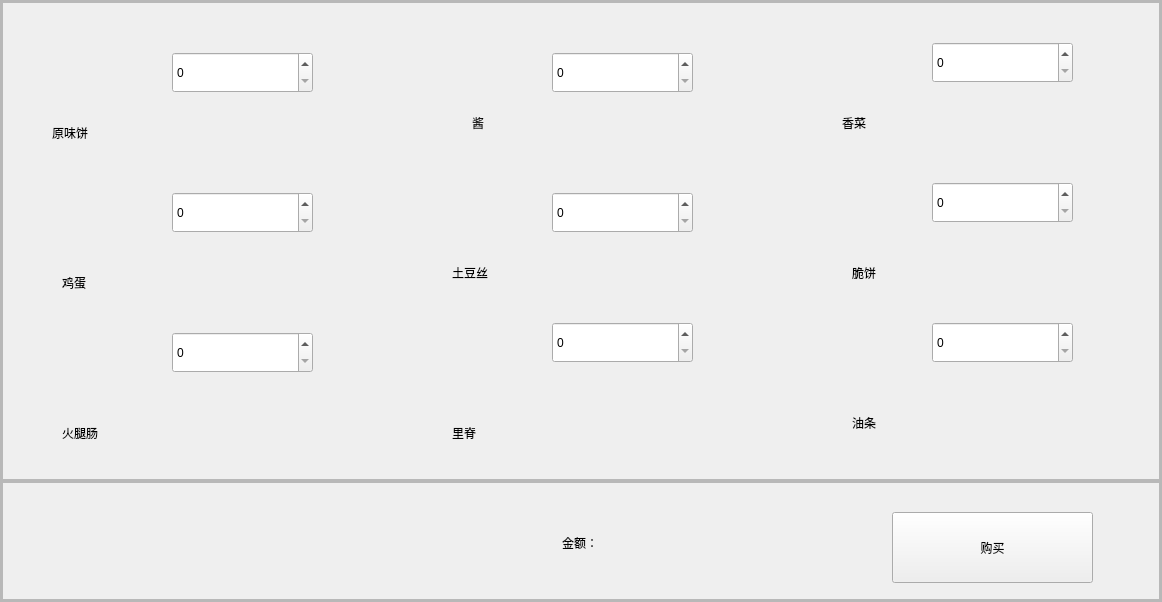
<?xml version="1.0" encoding="UTF-8"?>
<ui version="4.0">
 <class>BossGoBuy</class>
 <widget class="QWidget" name="BossGoBuy">
  <property name="geometry">
   <rect>
    <x>0</x>
    <y>0</y>
    <width>1162</width>
    <height>602</height>
   </rect>
  </property>
  <property name="minimumSize">
   <size>
    <width>1162</width>
    <height>602</height>
   </size>
  </property>
  <property name="windowTitle">
   <string>Form</string>
  </property>
  <layout class="QVBoxLayout" name="verticalLayout_2">
   <property name="spacing">
    <number>0</number>
   </property>
   <property name="leftMargin">
    <number>0</number>
   </property>
   <property name="topMargin">
    <number>0</number>
   </property>
   <property name="rightMargin">
    <number>0</number>
   </property>
   <property name="bottomMargin">
    <number>0</number>
   </property>
   <item>
    <widget class="QFrame" name="frame">
     <property name="frameShape">
      <enum>QFrame::StyledPanel</enum>
     </property>
     <property name="frameShadow">
      <enum>QFrame::Raised</enum>
     </property>
     <layout class="QVBoxLayout" name="verticalLayout" stretch="4,1">
      <property name="spacing">
       <number>0</number>
      </property>
      <property name="leftMargin">
       <number>0</number>
      </property>
      <property name="topMargin">
       <number>0</number>
      </property>
      <property name="rightMargin">
       <number>0</number>
      </property>
      <property name="bottomMargin">
       <number>0</number>
      </property>
      <item>
       <widget class="QFrame" name="frame_2">
        <property name="frameShape">
         <enum>QFrame::StyledPanel</enum>
        </property>
        <property name="frameShadow">
         <enum>QFrame::Raised</enum>
        </property>
        <layout class="QHBoxLayout" name="horizontalLayout_2">
         <property name="spacing">
          <number>0</number>
         </property>
         <property name="leftMargin">
          <number>0</number>
         </property>
         <property name="topMargin">
          <number>0</number>
         </property>
         <property name="rightMargin">
          <number>0</number>
         </property>
         <property name="bottomMargin">
          <number>0</number>
         </property>
         <item>
          <widget class="QFrame" name="frame_4">
           <property name="frameShape">
            <enum>QFrame::StyledPanel</enum>
           </property>
           <property name="frameShadow">
            <enum>QFrame::Raised</enum>
           </property>
           <widget class="QLabel" name="label_2">
            <property name="geometry">
             <rect>
              <x>50</x>
              <y>30</y>
              <width>80</width>
              <height>70</height>
             </rect>
            </property>
            <property name="styleSheet">
             <string notr="true">border-image: url(:/icon/images/icon/cake.svg);</string>
            </property>
            <property name="text">
             <string/>
            </property>
           </widget>
           <widget class="QLabel" name="label_3">
            <property name="geometry">
             <rect>
              <x>440</x>
              <y>30</y>
              <width>80</width>
              <height>70</height>
             </rect>
            </property>
            <property name="styleSheet">
             <string notr="true">border-image: url(:/icon/images/icon/Sauce.svg);</string>
            </property>
            <property name="text">
             <string/>
            </property>
           </widget>
           <widget class="QLabel" name="label_4">
            <property name="geometry">
             <rect>
              <x>820</x>
              <y>20</y>
              <width>80</width>
              <height>70</height>
             </rect>
            </property>
            <property name="styleSheet">
             <string notr="true">border-image: url(:/icon/images/icon/Cilantro.svg);</string>
            </property>
            <property name="text">
             <string/>
            </property>
           </widget>
           <widget class="QLabel" name="label_5">
            <property name="geometry">
             <rect>
              <x>50</x>
              <y>180</y>
              <width>80</width>
              <height>70</height>
             </rect>
            </property>
            <property name="styleSheet">
             <string notr="true">border-image: url(:/icon/images/icon/Egg.svg);</string>
            </property>
            <property name="text">
             <string/>
            </property>
           </widget>
           <widget class="QLabel" name="label_6">
            <property name="geometry">
             <rect>
              <x>440</x>
              <y>170</y>
              <width>80</width>
              <height>70</height>
             </rect>
            </property>
            <property name="styleSheet">
             <string notr="true">border-image: url(:/icon/images/icon/Potato.svg);</string>
            </property>
            <property name="text">
             <string/>
            </property>
           </widget>
           <widget class="QLabel" name="label_7">
            <property name="geometry">
             <rect>
              <x>830</x>
              <y>170</y>
              <width>80</width>
              <height>70</height>
             </rect>
            </property>
            <property name="styleSheet">
             <string notr="true">border-image: url(:/icon/images/icon/Crispbread.svg);</string>
            </property>
            <property name="text">
             <string/>
            </property>
           </widget>
           <widget class="QLabel" name="label_8">
            <property name="geometry">
             <rect>
              <x>50</x>
              <y>320</y>
              <width>80</width>
              <height>70</height>
             </rect>
            </property>
            <property name="styleSheet">
             <string notr="true">border-image: url(:/icon/images/icon/Ham.svg);</string>
            </property>
            <property name="text">
             <string/>
            </property>
           </widget>
           <widget class="QLabel" name="label_9">
            <property name="geometry">
             <rect>
              <x>440</x>
              <y>310</y>
              <width>80</width>
              <height>70</height>
             </rect>
            </property>
            <property name="styleSheet">
             <string notr="true">border-image: url(:/icon/images/icon/loin.svg);</string>
            </property>
            <property name="text">
             <string/>
            </property>
           </widget>
           <widget class="QLabel" name="label_11">
            <property name="geometry">
             <rect>
              <x>830</x>
              <y>310</y>
              <width>85</width>
              <height>75</height>
             </rect>
            </property>
            <property name="styleSheet">
             <string notr="true">border-image: url(:/icon/images/icon/Youtiao.svg);</string>
            </property>
            <property name="text">
             <string/>
            </property>
           </widget>
           <widget class="QLabel" name="label_12">
            <property name="geometry">
             <rect>
              <x>50</x>
              <y>110</y>
              <width>71</width>
              <height>41</height>
             </rect>
            </property>
            <property name="styleSheet">
             <string notr="true">font: 14pt &quot;宋体&quot;;</string>
            </property>
            <property name="text">
             <string>原味饼</string>
            </property>
           </widget>
           <widget class="QLabel" name="label_13">
            <property name="geometry">
             <rect>
              <x>470</x>
              <y>100</y>
              <width>31</width>
              <height>41</height>
             </rect>
            </property>
            <property name="styleSheet">
             <string notr="true">font: 14pt &quot;宋体&quot;;</string>
            </property>
            <property name="text">
             <string>酱</string>
            </property>
           </widget>
           <widget class="QLabel" name="label_14">
            <property name="geometry">
             <rect>
              <x>840</x>
              <y>100</y>
              <width>71</width>
              <height>41</height>
             </rect>
            </property>
            <property name="styleSheet">
             <string notr="true">font: 14pt &quot;宋体&quot;;</string>
            </property>
            <property name="text">
             <string>香菜</string>
            </property>
           </widget>
           <widget class="QLabel" name="label_15">
            <property name="geometry">
             <rect>
              <x>60</x>
              <y>260</y>
              <width>71</width>
              <height>41</height>
             </rect>
            </property>
            <property name="styleSheet">
             <string notr="true">font: 14pt &quot;宋体&quot;;</string>
            </property>
            <property name="text">
             <string>鸡蛋</string>
            </property>
           </widget>
           <widget class="QLabel" name="label_16">
            <property name="geometry">
             <rect>
              <x>450</x>
              <y>250</y>
              <width>71</width>
              <height>41</height>
             </rect>
            </property>
            <property name="styleSheet">
             <string notr="true">font: 14pt &quot;宋体&quot;;</string>
            </property>
            <property name="text">
             <string>土豆丝</string>
            </property>
           </widget>
           <widget class="QLabel" name="label_17">
            <property name="geometry">
             <rect>
              <x>850</x>
              <y>250</y>
              <width>71</width>
              <height>41</height>
             </rect>
            </property>
            <property name="styleSheet">
             <string notr="true">font: 14pt &quot;宋体&quot;;</string>
            </property>
            <property name="text">
             <string>脆饼</string>
            </property>
           </widget>
           <widget class="QLabel" name="label_18">
            <property name="geometry">
             <rect>
              <x>60</x>
              <y>410</y>
              <width>71</width>
              <height>41</height>
             </rect>
            </property>
            <property name="styleSheet">
             <string notr="true">font: 14pt &quot;宋体&quot;;</string>
            </property>
            <property name="text">
             <string>火腿肠</string>
            </property>
           </widget>
           <widget class="QLabel" name="label_19">
            <property name="geometry">
             <rect>
              <x>450</x>
              <y>410</y>
              <width>71</width>
              <height>41</height>
             </rect>
            </property>
            <property name="styleSheet">
             <string notr="true">font: 14pt &quot;宋体&quot;;</string>
            </property>
            <property name="text">
             <string>里脊</string>
            </property>
           </widget>
           <widget class="QLabel" name="label_20">
            <property name="geometry">
             <rect>
              <x>850</x>
              <y>400</y>
              <width>71</width>
              <height>41</height>
             </rect>
            </property>
            <property name="styleSheet">
             <string notr="true">font: 14pt &quot;宋体&quot;;</string>
            </property>
            <property name="text">
             <string>油条</string>
            </property>
           </widget>
           <widget class="QSpinBox" name="OriginalCakeSpinBox">
            <property name="geometry">
             <rect>
              <x>170</x>
              <y>50</y>
              <width>141</width>
              <height>41</height>
             </rect>
            </property>
            <property name="styleSheet">
             <string notr="true">font: 75 16pt &quot;Comic Sans MS&quot;;</string>
            </property>
            <property name="maximum">
             <number>9999</number>
            </property>
           </widget>
           <widget class="QSpinBox" name="EggSpinBox">
            <property name="geometry">
             <rect>
              <x>170</x>
              <y>190</y>
              <width>141</width>
              <height>41</height>
             </rect>
            </property>
            <property name="styleSheet">
             <string notr="true">font: 75 16pt &quot;Comic Sans MS&quot;;</string>
            </property>
           </widget>
           <widget class="QSpinBox" name="HamSpinBox">
            <property name="geometry">
             <rect>
              <x>170</x>
              <y>330</y>
              <width>141</width>
              <height>41</height>
             </rect>
            </property>
            <property name="styleSheet">
             <string notr="true">font: 75 16pt &quot;Comic Sans MS&quot;;</string>
            </property>
           </widget>
           <widget class="QSpinBox" name="SauceSpinBox">
            <property name="geometry">
             <rect>
              <x>550</x>
              <y>50</y>
              <width>141</width>
              <height>41</height>
             </rect>
            </property>
            <property name="styleSheet">
             <string notr="true">font: 75 16pt &quot;Comic Sans MS&quot;;</string>
            </property>
           </widget>
           <widget class="QSpinBox" name="PotatoSpinBox">
            <property name="geometry">
             <rect>
              <x>550</x>
              <y>190</y>
              <width>141</width>
              <height>41</height>
             </rect>
            </property>
            <property name="styleSheet">
             <string notr="true">font: 75 16pt &quot;Comic Sans MS&quot;;</string>
            </property>
           </widget>
           <widget class="QSpinBox" name="LoinSpinBox">
            <property name="geometry">
             <rect>
              <x>550</x>
              <y>320</y>
              <width>141</width>
              <height>41</height>
             </rect>
            </property>
            <property name="styleSheet">
             <string notr="true">font: 75 16pt &quot;Comic Sans MS&quot;;</string>
            </property>
           </widget>
           <widget class="QSpinBox" name="CilantroSpinBox">
            <property name="geometry">
             <rect>
              <x>930</x>
              <y>40</y>
              <width>141</width>
              <height>41</height>
             </rect>
            </property>
            <property name="styleSheet">
             <string notr="true">font: 75 16pt &quot;Comic Sans MS&quot;;</string>
            </property>
           </widget>
           <widget class="QSpinBox" name="CrispbreadSpinBox">
            <property name="geometry">
             <rect>
              <x>930</x>
              <y>180</y>
              <width>141</width>
              <height>41</height>
             </rect>
            </property>
            <property name="styleSheet">
             <string notr="true">font: 75 16pt &quot;Comic Sans MS&quot;;</string>
            </property>
           </widget>
           <widget class="QSpinBox" name="YoutiaoSpinBox">
            <property name="geometry">
             <rect>
              <x>930</x>
              <y>320</y>
              <width>141</width>
              <height>41</height>
             </rect>
            </property>
            <property name="styleSheet">
             <string notr="true">font: 75 16pt &quot;Comic Sans MS&quot;;</string>
            </property>
           </widget>
          </widget>
         </item>
        </layout>
       </widget>
      </item>
      <item>
       <widget class="QFrame" name="frame_3">
        <property name="frameShape">
         <enum>QFrame::StyledPanel</enum>
        </property>
        <property name="frameShadow">
         <enum>QFrame::Raised</enum>
        </property>
        <layout class="QHBoxLayout" name="horizontalLayout_3">
         <property name="spacing">
          <number>0</number>
         </property>
         <property name="leftMargin">
          <number>0</number>
         </property>
         <property name="topMargin">
          <number>0</number>
         </property>
         <property name="rightMargin">
          <number>0</number>
         </property>
         <property name="bottomMargin">
          <number>0</number>
         </property>
         <item>
          <widget class="QFrame" name="frame_5">
           <property name="frameShape">
            <enum>QFrame::StyledPanel</enum>
           </property>
           <property name="frameShadow">
            <enum>QFrame::Raised</enum>
           </property>
           <widget class="QLabel" name="labelMoney">
            <property name="geometry">
             <rect>
              <x>650</x>
              <y>30</y>
              <width>191</width>
              <height>71</height>
             </rect>
            </property>
            <property name="styleSheet">
             <string notr="true">font: 75 28pt &quot;Comic Sans MS&quot;;
color: rgb(248, 73, 95);</string>
            </property>
            <property name="text">
             <string/>
            </property>
           </widget>
           <widget class="QPushButton" name="btnGoBuy">
            <property name="geometry">
             <rect>
              <x>890</x>
              <y>30</y>
              <width>201</width>
              <height>71</height>
             </rect>
            </property>
            <property name="text">
             <string>购买</string>
            </property>
           </widget>
           <widget class="QLabel" name="label_10">
            <property name="geometry">
             <rect>
              <x>560</x>
              <y>30</y>
              <width>61</width>
              <height>61</height>
             </rect>
            </property>
            <property name="styleSheet">
             <string notr="true">font: 16pt &quot;宋体&quot;;</string>
            </property>
            <property name="text">
             <string>金额：</string>
            </property>
           </widget>
           <widget class="QLabel" name="labelVipInfo">
            <property name="geometry">
             <rect>
              <x>10</x>
              <y>40</y>
              <width>551</width>
              <height>61</height>
             </rect>
            </property>
            <property name="styleSheet">
             <string notr="true">font: 18pt &quot;宋体&quot;;
color: rgb(101, 201, 207);</string>
            </property>
            <property name="text">
             <string/>
            </property>
            <property name="alignment">
             <set>Qt::AlignRight|Qt::AlignTrailing|Qt::AlignVCenter</set>
            </property>
           </widget>
          </widget>
         </item>
        </layout>
       </widget>
      </item>
     </layout>
    </widget>
   </item>
  </layout>
 </widget>
 <resources/>
 <connections/>
</ui>
